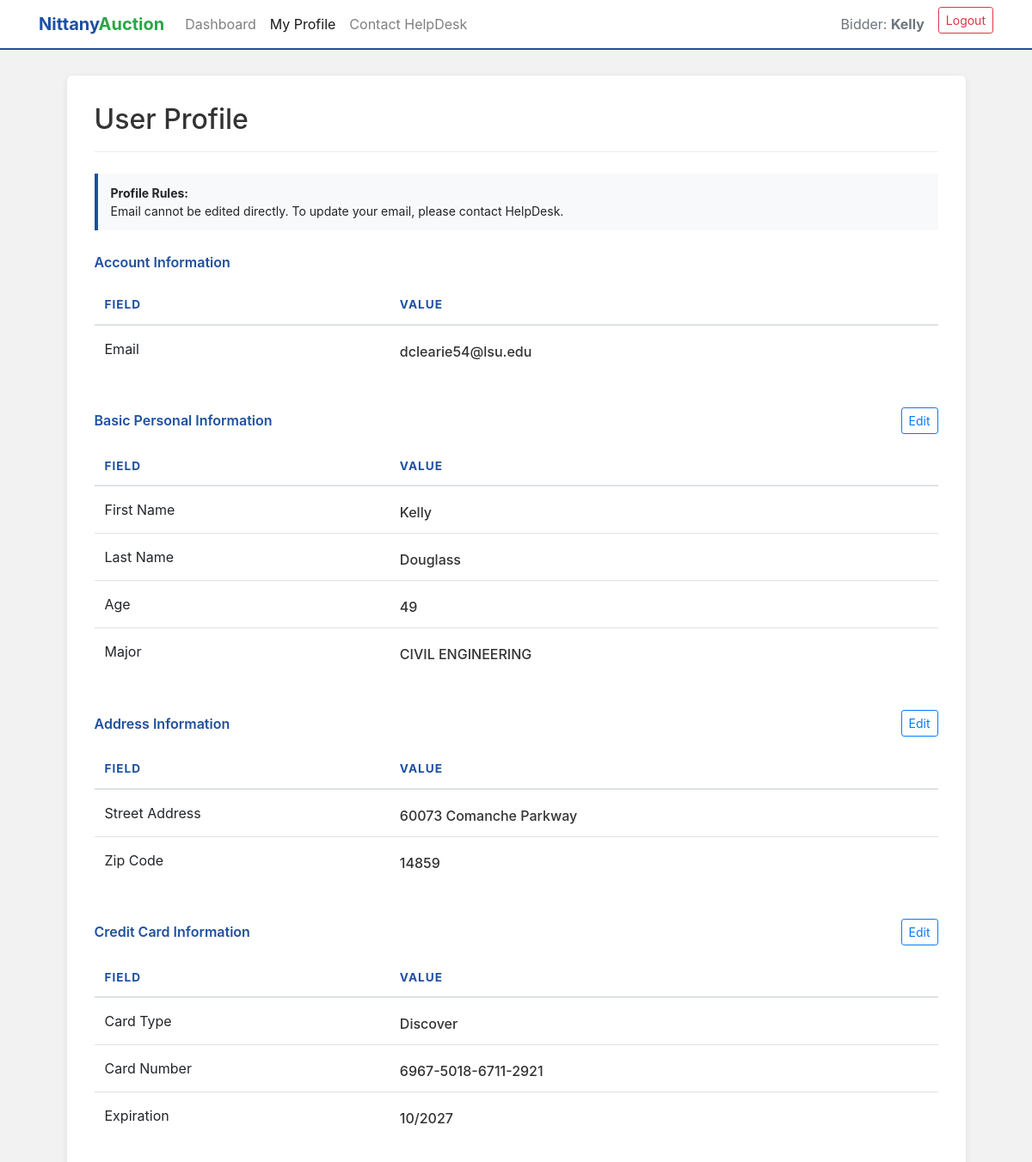
Page /profile (signed in) on the committed database.
### tables this page shows
CREATE TABLE Bidders (
    email VARCHAR(255) PRIMARY KEY,
    first_name VARCHAR(100) NOT NULL,
    last_name VARCHAR(100) NOT NULL,
    age INT,
    home_address_id VARCHAR(50),
    major VARCHAR(100),
    FOREIGN KEY (email) REFERENCES Users(email),
    FOREIGN KEY (home_address_id) REFERENCES Address(address_id)
);

CREATE TABLE "Address"
(
    address_id  VARCHAR(50)
        primary key,
    zipcode     INT,
    street_num  INT,
    street_name VARCHAR(255),
    
   foreign key (zipcode) references Zipcode_Info (zipcode)
);

CREATE TABLE Credit_Cards (
    credit_card_num TEXT PRIMARY KEY,
    card_type TEXT NOT NULL, --'Visa', 'Master', 'Discover'
    expire_month INTEGER NOT NULL CHECK (expire_month BETWEEN 1 AND 12),
    expire_year INTEGER NOT NULL,
    security_code TEXT NOT NULL,
    Owner_email TEXT NOT NULL,
    FOREIGN KEY (Owner_email) REFERENCES Users(email)
        ON UPDATE CASCADE
        ON DELETE CASCADE
);

### app.py (the view)
@app.route('/profile', methods=['GET'])
def profile():
    user_email = session.get('email')
    if not user_email:
        return redirect(url_for('authenticate'))
    edit = request.args.get("edit")
    edit_basic = edit == "basic"
    edit_address = edit == "address"
    edit_card = edit == "card"
    connection = sql.connect('database.db')
    connection.row_factory = sql.Row
    cursor = connection.cursor()
    cursor.execute("""
        SELECT
            B.email,
            B.first_name,
            B.last_name,
            B.age,
            B.major,
            (A.street_num || ' ' || A.street_name) AS street,
            A.zipcode AS zipcode,
            C.card_type AS card_type,
            C.credit_card_num AS card_number,
            (C.expire_month || '/' || C.expire_year) AS card_exp
        FROM Bidders B
        LEFT JOIN Address A
            ON B.home_address_id = A.address_id
        LEFT JOIN Credit_Cards C
            ON B.email = C.Owner_email
        WHERE B.email = ?
    """, (user_email,))
    user = cursor.fetchone()
    print("DEBUG user =", dict(user) if user else None)
    connection.close()
    return render_template(
        'profile.html',
        user=user,
        edit_basic=edit_basic,
        edit_address=edit_address,
        edit_card=edit_card
    )

### templates/profile.html (shortened to what this page needs)
<!DOCTYPE html>
<html lang="en">
<head>
    <link rel="stylesheet"
          href="https://stackpath.bootstrapcdn.com/bootstrap/4.4.1/css/bootstrap.min.css"
>
</head>
<body>
<nav class="navbar navbar-expand-lg navbar-light">
    <div class="container">
        <a class="navbar-brand brand-text" href="/bidder">
            <span class="nittany">Nittany</span><span class="auction">Auction</span>
        </a>
        <div class="collapse navbar-collapse" id="profileNavbar">
            <ul class="navbar-nav mr-auto">
                <li class="nav-item">
                    <a class="nav-link" href="/bidder">Dashboard</a>
                </li>
                <li class="nav-item active">
                    <a class="nav-link" href="/profile">My Profile</a>
                </li>
                <li class="nav-item">
                    <a class="nav-link" href="/support">Contact HelpDesk</a>
                </li>
            </ul>
            <ul class="navbar-nav ml-auto">
                <li class="nav-item">
                    <span class="nav-link text-muted">
                        Bidder: <strong>{{ user['first_name'] if user and user['first_name'] else '' }}</strong>
                    </span>
                </li>
                <li class="nav-item">
                    <a class="btn btn-sm btn-outline-danger ml-2" href="/login">Logout</a>
                </li>
            </ul>
        </div>
    </div>
</nav>
<div class="container">
    <div class="row justify-content-center">
        <div class="col-md-11 dashboard-card">
            <div class="section-header">
                <h2>User Profile</h2>
            </div>
            <div class="info-note">
                <strong>Profile Rules:</strong><br>
                Email cannot be edited directly. To update your email, please contact HelpDesk.
            </div>
            <div class="section-subtitle">
                <span>Account Information</span>
            </div>
            <div class="table-responsive mb-4">
                <table class="table table-hover profile-table">
                    <thead>
                    <tr>
                        <th style="width: 35%;">Field</th>
                        <th style="width: 65%;">Value</th>
                    </tr>
                    </thead>
                    <tbody>
                    <tr>
                        <td>Email</td>
                        <td>
                            <div class="readonly-value">
                                {{ user['email'] if user and user['email'] else 'N/A' }}
                            </div>
                        </td>
                    </tr>
                    </tbody>
                </table>
            </div>
            <div class="section-subtitle">
                <span>Basic Personal Information</span>
                {% if not edit_basic %}
                    <a href="/profile?edit=basic" class="btn btn-sm btn-outline-primary">Edit</a>
                {% endif %}
            </div>
            <form method="POST" action="/profile/update_basic">
                <div class="table-responsive mb-4">
                    <table class="table table-hover profile-table">
                        <thead>
                        <tr>
                            <th style="width: 35%;">Field</th>
                            <th style="width: 65%;">Value</th>
                        </tr>
                        </thead>
                        <tbody>
                        <tr>
                            <td>First Name</td>
                            <td>
                                {% if edit_basic %}
                                    <input type="text"
                                           class="form-control form-control-sm-custom"
                                           name="first_name"
                                           value="{{ user['first_name'] if user and user['first_name'] else '' }}"
                                           required>
                                {% else %}
                                    <div class="readonly-value">
                                        {{ user['first_name'] if user and user['first_name'] else 'N/A' }}
                                    </div>
                                {% endif %}
                            </td>
                        </tr>
                        <tr>
                            <td>Last Name</td>
                            <td>
                                {% if edit_basic %}
                                    <input type="text"
                                           class="form-control form-control-sm-custom"
                                           name="last_name"
                                           value="{{ user['last_name'] if user and user['last_name'] else '' }}"
                                           required>
                                {% else %}
                                    <div class="readonly-value">
                                        {{ user['last_name'] if user and user['last_name'] else 'N/A' }}
                                    </div>
                                {% endif %}
                            </td>
                        </tr>
                        <tr>
                            <td>Age</td>
                            <td>
                                {% if edit_basic %}
                                    <input type="number"
                                           class="form-control form-control-sm-custom"
                                           name="age"
                                           value="{{ user['age'] if user and user['age'] else '' }}"
                                           min="0">
                                {% else %}
                                    <div class="readonly-value">
                                        {{ user['age'] if user and user['age'] else 'N/A' }}
                                    </div>
                                {% endif %}
                            </td>
                        </tr>
                        <tr>
                            <td>Major</td>
                            <td>
                                {% if edit_basic %}
                                    <input type="text"
                                           class="form-control form-control-sm-custom"
                                           name="major"
                                           value="{{ user['major'] if user and user['major'] else '' }}">
                                {% else %}
                                    <div class="readonly-value">
                                        {{ user['major'] if user and user['major'] else 'N/A' }}
                                    </div>
                                {% endif %}
                            </td>
                        </tr>
                        </tbody>
                    </table>
                </div>
            </form>
            <div class="section-subtitle">
                <span>Address Information</span>
                {% if not edit_address %}
                    <a href="/profile?edit=address" class="btn btn-sm btn-outline-primary">Edit</a>
                {% endif %}
            </div>
            <form method="POST" action="/profile/update_address">
                <div class="table-responsive mb-4">
                    <table class="table table-hover profile-table">
                        <thead>
                        <tr>
                            <th style="width: 35%;">Field</th>
                            <th style="width: 65%;">Value</th>
                        </tr>
                        </thead>
                        <tbody>
                        <tr>
                            <td>Street Address</td>
                            <td>
                                {% if edit_address %}
                                    <input type="text"
                                           class="form-control form-control-sm-custom"
                                           name="street"
                                           value="{{ user['street'] if user and user['street'] else '' }}">
                                {% else %}
                                    <div class="readonly-value">
                                        {{ user['street'] if user and user['street'] else 'N/A' }}
                                    </div>
                                {% endif %}
                            </td>
                        </tr>
                        <tr>
                            <td>Zip Code</td>
                            <td>
                                {% if edit_address %}
                                    <input type="text"
                                           class="form-control form-control-sm-custom"
                                           name="zipcode"
                                           value="{{ user['zipcode'] if user and user['zipcode'] else '' }}">
                                {% else %}
                                    <div class="readonly-value">
                                        {{ user['zipcode'] if user and user['zipcode'] else 'N/A' }}
                                    </div>
                                {% endif %}
                            </td>
                        </tr>
                        </tbody>
                    </table>
                </div>
            </form>
            <div class="section-subtitle">
                <span>Credit Card Information</span>
                {% if not edit_card %}
                    <a href="/profile?edit=card" class="btn btn-sm btn-outline-primary">Edit</a>
                {% endif %}
            </div>
            <form method="POST" action="/profile/update_card">
                <div class="table-responsive">
                    <table class="table table-hover profile-table">
                        <thead>
                        <tr>
                            <th style="width: 35%;">Field</th>
                            <th style="width: 65%;">Value</th>
                        </tr>
                        </thead>
                        <tbody>
                        <tr>
                            <td>Card Type</td>
                            <td>
                                {% if edit_card %}
                                    <select class="form-control form-control-sm-custom" name="card_type">
                                        <option value="Visa" {% if user and user['card_type'] == 'Visa' %}selected{% endif %}>Visa</option>
                                        <option value="Master" {% if user and user['card_type'] == 'Master' %}selected{% endif %}>Master</option>
                                        <option value="American Express" {% if user and user['card_type'] == 'American Express' %}selected{% endif %}>American Express</option>
                                        <option value="Discover" {% if user and user['card_type'] == 'Discover' %}selected{% endif %}>Discover</option>
                                    </select>
                                {% else %}
                                    <div class="readonly-value">
                                        {{ user['card_type'] if user and user['card_type'] else 'N/A' }}
                                    </div>
                                {% endif %}
                            </td>
                        </tr>
                        <tr>
                            <td>Card Number</td>
                            <td>
                                {% if edit_card %}
                                    <input type="text"
                                           class="form-control form-control-sm-custom"
                                           name="card_number"
                                           value="{{ user['card_number'] if user and user['card_number'] else '' }}">
                                {% else %}
                                    <div class="readonly-value">
                                        {{ user['card_number'] if user and user['card_number'] else 'N/A' }}
                                    </div>
                                {% endif %}
                            </td>
                        </tr>
                        <tr>
                            <td>Expiration</td>
                            <td>
                                {% if edit_card %}
                                    <input type="text"
                                           class="form-control form-control-sm-custom"
                                           name="card_exp"
                                           value="{{ user['card_exp'] if user and user['card_exp'] else '' }}"
                                           placeholder="MM/YYYY">
                                {% else %}
                                    <div class="readonly-value">
                                        {{ user['card_exp'] if user and user['card_exp'] else 'N/A' }}
                                    </div>
                                {% endif %}
                            </td>
                        </tr>
                        </tbody>
                    </table>
                </div>
            </form>
        </div>
    </div>
</div>
</body>
</html>

### templates/profile.html (style rules this page uses)
body { background-color: #f2f2f2; }
.navbar { background-color: white; border-bottom: 2px solid #1e4fa1; margin-bottom: 30px; }
.brand-text .nittany { color: #1e4fa1; font-weight: bold; }
.brand-text .auction { color: #28a745; font-weight: bold; }
.dashboard-card { background: white; border-radius: 6px; box-shadow: 0 2px 8px rgba(0,0,0,0.08); padding: 2rem; margin-bottom: 50px; }
.section-header { color: #333; border-bottom: 1px solid #eee; padding-bottom: 10px; margin-bottom: 25px; }
.section-subtitle { color: #1e4fa1; font-weight: 600; margin-top: 25px; margin-bottom: 15px; display: flex; justify-content: space-between; align-items: center; }
.profile-table thead th { border-top: none; color: #1e4fa1; text-transform: uppercase; font-size: 0.85rem; letter-spacing: 1px; }
.readonly-value { padding-top: 6px; font-weight: 500; color: #333; }
.table td, .table th { vertical-align: middle; }
.info-note { background-color: #f8f9fa; border-left: 4px solid #1e4fa1; padding: 12px 15px; margin-bottom: 20px; font-size: 14px; }

### rows in the picture
Bidders: first_name "Kelly", email "dclearie54@lsu.edu", last_name "Douglass", age "49", major "CIVIL ENGINEERING"
Address: zipcode "14859"
Credit_Cards: card_type "Discover", credit_card_num "6967-5018-6711-2921"

### other values in the picture
{{ user['street'] if user and user['street'] else 'N/A' }} "60073 Comanche Parkway"
{{ user['card_exp'] if user and user['card_exp'] else 'N/A' }} "10/2027"
